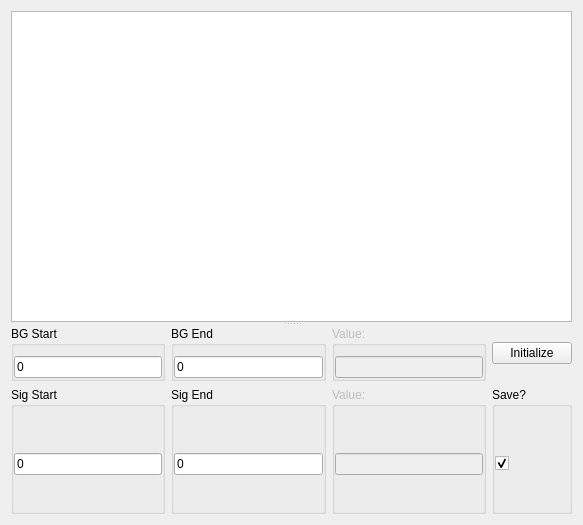
<?xml version="1.0" encoding="UTF-8"?>
<ui version="4.0">
 <class>Form</class>
 <widget class="QWidget" name="Form">
  <property name="geometry">
   <rect>
    <x>0</x>
    <y>0</y>
    <width>583</width>
    <height>525</height>
   </rect>
  </property>
  <property name="windowTitle">
   <string>Form</string>
  </property>
  <layout class="QHBoxLayout" name="horizontalLayout_8">
   <item>
    <widget class="QSplitter" name="splitter">
     <property name="orientation">
      <enum>Qt::Vertical</enum>
     </property>
     <widget class="PlotWidget" name="gPlot"/>
     <widget class="QWidget" name="">
      <layout class="QGridLayout" name="gridLayout" columnstretch="0,0,0,0">
       <item row="0" column="0">
        <widget class="QGroupBox" name="groupBox">
         <property name="title">
          <string>BG Start</string>
         </property>
         <property name="flat">
          <bool>true</bool>
         </property>
         <layout class="QHBoxLayout" name="horizontalLayout">
          <property name="leftMargin">
           <number>0</number>
          </property>
          <property name="topMargin">
           <number>10</number>
          </property>
          <property name="rightMargin">
           <number>0</number>
          </property>
          <property name="bottomMargin">
           <number>0</number>
          </property>
          <item>
           <widget class="QFNumberEdit" name="tBGStart">
            <property name="text">
             <string>0</string>
            </property>
           </widget>
          </item>
         </layout>
        </widget>
       </item>
       <item row="0" column="3">
        <widget class="QPushButton" name="bInit">
         <property name="text">
          <string>Initialize</string>
         </property>
        </widget>
       </item>
       <item row="1" column="1">
        <widget class="QGroupBox" name="groupBox_4">
         <property name="title">
          <string>Sig End</string>
         </property>
         <property name="flat">
          <bool>true</bool>
         </property>
         <layout class="QHBoxLayout" name="horizontalLayout_4">
          <property name="leftMargin">
           <number>0</number>
          </property>
          <property name="topMargin">
           <number>10</number>
          </property>
          <property name="rightMargin">
           <number>0</number>
          </property>
          <property name="bottomMargin">
           <number>0</number>
          </property>
          <item>
           <widget class="QFNumberEdit" name="tSGEnd">
            <property name="text">
             <string>0</string>
            </property>
           </widget>
          </item>
         </layout>
        </widget>
       </item>
       <item row="1" column="0">
        <widget class="QGroupBox" name="groupBox_3">
         <property name="title">
          <string>Sig Start</string>
         </property>
         <property name="flat">
          <bool>true</bool>
         </property>
         <layout class="QHBoxLayout" name="horizontalLayout_3">
          <property name="leftMargin">
           <number>0</number>
          </property>
          <property name="topMargin">
           <number>10</number>
          </property>
          <property name="rightMargin">
           <number>0</number>
          </property>
          <property name="bottomMargin">
           <number>0</number>
          </property>
          <item>
           <widget class="QFNumberEdit" name="tSGStart">
            <property name="text">
             <string>0</string>
            </property>
           </widget>
          </item>
         </layout>
        </widget>
       </item>
       <item row="0" column="1">
        <widget class="QGroupBox" name="groupBox_2">
         <property name="title">
          <string>BG End</string>
         </property>
         <property name="flat">
          <bool>true</bool>
         </property>
         <layout class="QHBoxLayout" name="horizontalLayout_2">
          <property name="leftMargin">
           <number>0</number>
          </property>
          <property name="topMargin">
           <number>10</number>
          </property>
          <property name="rightMargin">
           <number>0</number>
          </property>
          <property name="bottomMargin">
           <number>0</number>
          </property>
          <item>
           <widget class="QFNumberEdit" name="tBGEnd">
            <property name="text">
             <string>0</string>
            </property>
           </widget>
          </item>
         </layout>
        </widget>
       </item>
       <item row="0" column="2">
        <widget class="QGroupBox" name="groupBox_5">
         <property name="enabled">
          <bool>false</bool>
         </property>
         <property name="title">
          <string>Value:</string>
         </property>
         <property name="flat">
          <bool>true</bool>
         </property>
         <layout class="QHBoxLayout" name="horizontalLayout_5">
          <property name="leftMargin">
           <number>0</number>
          </property>
          <property name="topMargin">
           <number>10</number>
          </property>
          <property name="rightMargin">
           <number>0</number>
          </property>
          <property name="bottomMargin">
           <number>0</number>
          </property>
          <item>
           <widget class="QFNumberEdit" name="tBGBoxcar"/>
          </item>
         </layout>
        </widget>
       </item>
       <item row="1" column="2">
        <widget class="QGroupBox" name="groupBox_6">
         <property name="enabled">
          <bool>false</bool>
         </property>
         <property name="title">
          <string>Value:</string>
         </property>
         <property name="flat">
          <bool>true</bool>
         </property>
         <layout class="QHBoxLayout" name="horizontalLayout_6">
          <property name="leftMargin">
           <number>0</number>
          </property>
          <property name="topMargin">
           <number>10</number>
          </property>
          <property name="rightMargin">
           <number>0</number>
          </property>
          <property name="bottomMargin">
           <number>0</number>
          </property>
          <item>
           <widget class="QFNumberEdit" name="tSGBoxcar"/>
          </item>
         </layout>
        </widget>
       </item>
       <item row="1" column="3">
        <widget class="QGroupBox" name="groupBox_7">
         <property name="title">
          <string>Save?</string>
         </property>
         <property name="flat">
          <bool>true</bool>
         </property>
         <layout class="QHBoxLayout" name="horizontalLayout_7">
          <property name="leftMargin">
           <number>0</number>
          </property>
          <property name="topMargin">
           <number>10</number>
          </property>
          <property name="rightMargin">
           <number>0</number>
          </property>
          <property name="bottomMargin">
           <number>0</number>
          </property>
          <item>
           <widget class="QCheckBox" name="cSave">
            <property name="text">
             <string/>
            </property>
            <property name="checked">
             <bool>true</bool>
            </property>
           </widget>
          </item>
         </layout>
        </widget>
       </item>
      </layout>
     </widget>
    </widget>
   </item>
  </layout>
 </widget>
 <customwidgets>
  <customwidget>
   <class>QFNumberEdit</class>
   <extends>QLineEdit</extends>
   <header>InstsAndQt.customQt</header>
  </customwidget>
  <customwidget>
   <class>PlotWidget</class>
   <extends>QGraphicsView</extends>
   <header>pyqtgraph</header>
  </customwidget>
 </customwidgets>
 <resources/>
 <connections/>
</ui>
